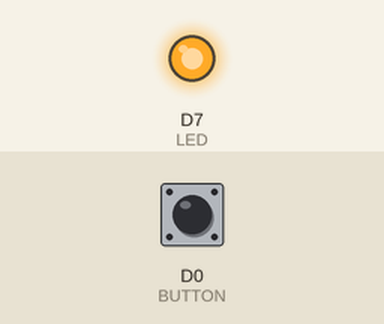
The sketch below on a simulated Particle Photon. On the bench: output pins drawn as LEDs (lit = HIGH). The inputs (shaded band) are chosen by the test bench; at power-on: D0 (BUTTON) HIGH. The local clock reads 2024-03-15 10:24:30 at power-on unless the sketch sets it.

Above: at 1.2 s.
1.3 s: D0 (BUTTON) pulled LOW for 0.15 s
At 1.45 s:
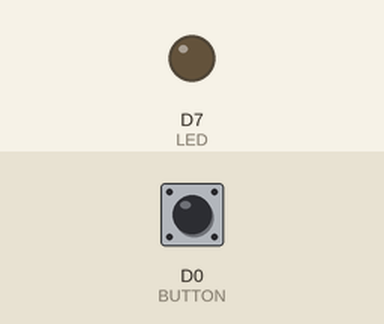
3.0 s: D0 (BUTTON) pulled LOW for 3.2 s
At 6.9 s:
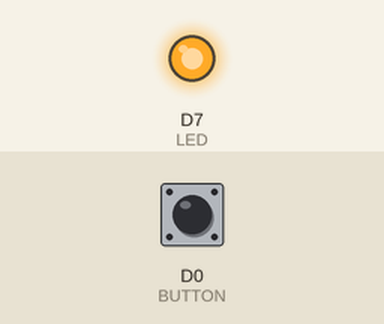
Timing chart, 0 to 8.4 s (numbered marks = the images above; inputs shaded):
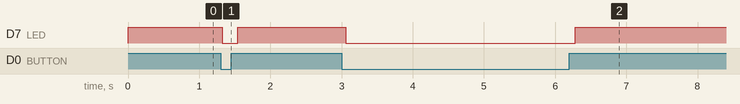

The sketch:

spark-lock-monitor.ino
```cpp
/*

 ---=== SPARK DOOR MONITOR ===---

 Sends Spark Cloud events on door monitoring switch status change.
 Requires a Spark Photon or firmware updated Spark Core
 More info at http://docs.spark.io/firmware/#system-spark-sleep
          and https://github.com/spark/firmware/tree/bootloader-patch-update

*/

// Pin connected to a switch (or serial connected switches) monitoring lock status
#define BUTTON D0
// Default led pin
#define LED D7
// Seconds before deep sleep
#define TIMEOUT 20
// Monitor polling interval (milliseconds)
#define DELAY 100

const char eventName[] = "statusChange";
const char opmsg[] = "open";
const char clmsg[] = "closed";

// Current event state
char *state;
// Current lock status
int read = LOW;
// Previous lock status
int was = LOW;
// Epoch time of next deep sleep, or 0 if it needs to be reprocessed (on boot or after wakeup)
int sleep = 0;

void setup()
{
    pinMode(BUTTON, INPUT_PULLUP);
    pinMode(LED, OUTPUT);
}

void loop()
{
    read = digitalRead(BUTTON);
    digitalWrite(LED, read);

    if (read == HIGH) {
        state = (char*)opmsg;
    } else {
        state = (char*)clmsg;
    }

    // Wait for TIMEOUT seconds if just got back from sleep or is state just changed
    if (sleep == 0 || read != was) {
        sleep = Time.now() + TIMEOUT;
        Spark.publish(eventName, state);
    }

    was = read;

    if (Time.now() > sleep) {
        sleep = 0;
        if (read == HIGH) {
            Spark.sleep(BUTTON, FALLING);
        } else {
            // RISING does not seem to work here. CHANGE works instead
            Spark.sleep(BUTTON, CHANGE);
        }
    } else {
        // Polling interval of DELAY milliseconds
        delay(DELAY);
    }
}
```

Measured:
- after the input at 1.3 s, D7 (LED): HIGH → LOW at once, → HIGH 0.22 s later
- after the input at 3.0 s, D7 (LED): HIGH → LOW after 0.06 s, → HIGH 3.2 s later
